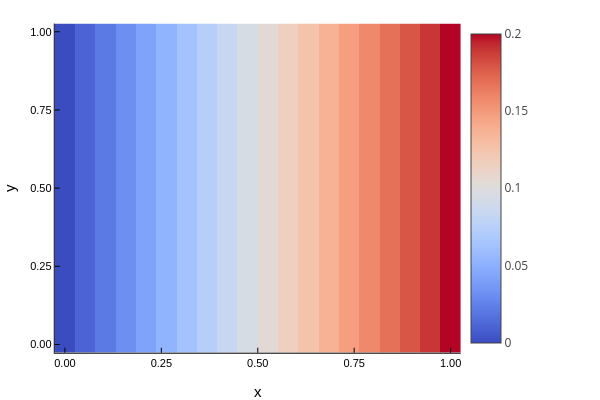

The notebook cell saved with this chart:
### Code cell
Ntot = p.Nx*p.Ny
a1sol = reshape(sol[1:Ntot], p.Nx, p.Ny)
heatmap(x,y,a1sol',
xlabel="x",
ylabel="y",
color=:coolwarm
)

### Figure 1 — Plotly figure (JSON) as saved in the notebook; plotly's stock layout.template omitted (floating-point values rounded to 4 significant figures; data arrays with more than 128 entries replaced by an {"elided": "..."} marker saying what was removed)
{"data": [{"colorbar": {"len": 0.9143, "title": "", "x": 0.7679, "y": 0.533}, "colorscale": {"elided": "100x2 mixed values"}, "name": "y1", "showlegend": false, "showscale": true, "type": "heatmap", "x": [-0.02632, 0.02632, 0.07895, 0.1316, 0.1842, 0.2368, 0.2895, 0.3421, 0.3947, 0.4474, 0.5, 0.5526, 0.6053, 0.6579, 0.7105, 0.7632, 0.8158, 0.8684, 0.9211, 0.9737, 1.026], "xaxis": "x", "y": [-0.02632, 0.02632, 0.07895, 0.1316, 0.1842, 0.2368, 0.2895, 0.3421, 0.3947, 0.4474, 0.5, 0.5526, 0.6053, 0.6579, 0.7105, 0.7632, 0.8158, 0.8684, 0.9211, 0.9737, 1.026], "yaxis": "y", "z": {"elided": "20x20 float values"}, "zmax": 0.2, "zmin": -1.295e-12}], "layout": {"annotations": [], "height": 400, "legend": {"bgcolor": "rgba(255, 255, 255, 1.000)", "bordercolor": "rgba(0, 0, 0, 1.000)", "borderwidth": 1, "font": {"color": "rgba(0, 0, 0, 1.000)", "family": "sans-serif", "size": 11}, "title": {"font": {"color": "rgba(0, 0, 0, 1.000)", "family": "sans-serif", "size": 15}, "text": ""}, "tracegroupgap": 0, "traceorder": "normal", "x": 1, "xanchor": "auto", "y": 1, "yanchor": "auto"}, "margin": {"b": 20, "l": 0, "r": 0, "t": 20}, "paper_bgcolor": "rgba(255, 255, 255, 1.000)", "plot_bgcolor": "rgba(255, 255, 255, 1.000)", "showlegend": true, "width": 600, "xaxis": {"anchor": "y", "domain": [0.09128, 0.7679], "gridcolor": "rgba(0, 0, 0, 0.100)", "gridwidth": 0.5, "linecolor": "rgba(0, 0, 0, 1.000)", "mirror": false, "range": [-0.02632, 1.026], "showgrid": true, "showline": true, "showticklabels": true, "tickangle": 0, "tickcolor": "rgb(0, 0, 0)", "tickfont": {"color": "rgba(0, 0, 0, 1.000)", "family": "sans-serif", "size": 11}, "tickmode": "array", "ticks": "inside", "ticktext": ["0.00", "0.25", "0.50", "0.75", "1.00"], "tickvals": [0, 0.25, 0.5, 0.75, 1], "title": "x", "titlefont": {"color": "rgba(0, 0, 0, 1.000)", "family": "sans-serif", "size": 15}, "type": "-", "visible": true, "zeroline": false, "zerolinecolor": "rgba(0, 0, 0, 1.000)"}, "yaxis": {"anchor": "x", "domain": [0.07581, 0.9902], "gridcolor": "rgba(0, 0, 0, 0.100)", "gridwidth": 0.5, "linecolor": "rgba(0, 0, 0, 1.000)", "mirror": false, "range": [-0.02632, 1.026], "showgrid": true, "showline": true, "showticklabels": true, "tickangle": 0, "tickcolor": "rgb(0, 0, 0)", "tickfont": {"color": "rgba(0, 0, 0, 1.000)", "family": "sans-serif", "size": 11}, "tickmode": "array", "ticks": "inside", "ticktext": ["0.00", "0.25", "0.50", "0.75", "1.00"], "tickvals": [0, 0.25, 0.5, 0.75, 1], "title": "y", "titlefont": {"color": "rgba(0, 0, 0, 1.000)", "family": "sans-serif", "size": 15}, "type": "-", "visible": true, "zeroline": false, "zerolinecolor": "rgba(0, 0, 0, 1.000)"}}}
